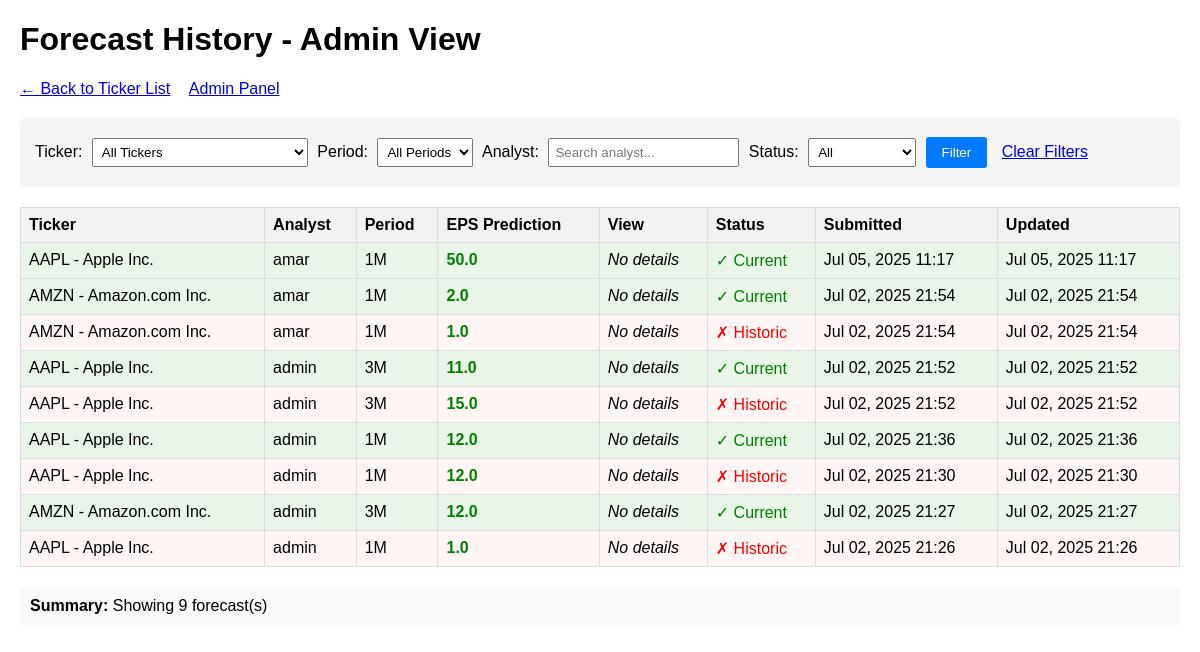
Screenshot of /forecast/history/ (signed in) with the database file from the repository.
### forecasts/models.py (models this page shows, shortened)
class Forecast(models.Model):
    PERIOD_CHOICES = [
        ("1M", "1 Month"),
        ("3M", "3 Months"),
        ("12M", "12 Months"),
    ]
    ticker = models.ForeignKey(Ticker, on_delete=models.CASCADE)
    analyst = models.ForeignKey(User, on_delete=models.CASCADE)
    period = models.CharField(max_length=3, choices=PERIOD_CHOICES)
    direction = models.FloatField(help_text="Predicted EPS (can be positive or negative)")
    view = models.TextField(blank=True)  # Optional detailed view
    is_current = models.BooleanField(default=True, help_text="Is this the latest forecast for this analyst/ticker/period?")
    submitted_at = models.DateTimeField(auto_now_add=True)
    updated_at = models.DateTimeField(auto_now=True)
    class Meta:
        ordering = ['-updated_at']

class Ticker(models.Model):
    ticker = models.CharField(max_length=10, unique=True)
    name = models.CharField(max_length=100)

### forecasts/views.py (the view)
# urls.py: path('forecast/history/', ForecastHistoryView.as_view(), name='forecast-history'),
class ForecastHistoryView(LoginRequiredMixin, UserPassesTestMixin, ListView):
    model = Forecast
    template_name = 'forecasts/forecast_history.html'
    context_object_name = 'forecasts'
    paginate_by = 20
    def test_func(self):
        return self.request.user.is_staff
    def get_queryset(self):
        queryset = Forecast.objects.all().select_related('ticker', 'analyst')
        ticker_id = self.request.GET.get('ticker')
        if ticker_id:
            queryset = queryset.filter(ticker_id=ticker_id)
        period = self.request.GET.get('period')
        if period:
            queryset = queryset.filter(period=period)
        analyst = self.request.GET.get('analyst')
        if analyst:
            queryset = queryset.filter(analyst__username__icontains=analyst)
        is_current = self.request.GET.get('is_current')
        if is_current in ['true', 'false']:
            queryset = queryset.filter(is_current=(is_current == 'true'))
        return queryset.order_by('-updated_at')
    def get_context_data(self, **kwargs):
        context = super().get_context_data(**kwargs)
        context['tickers'] = Ticker.objects.all()
        context['periods'] = ['1M', '3M', '12M']
        return context

### forecasts/templates/forecasts/forecast_history.html (shortened to what this page needs)
<!DOCTYPE html>
<html>
<head>
</head>
<body>
    <h1>Forecast History - Admin View</h1>
    <div class="nav-links">
        <a href="{% url 'ticker-list' %}">← Back to Ticker List</a>
        <a href="{% url 'admin:index' %}">Admin Panel</a>
    </div>
    <div class="filters">
        <form method="GET">
            <label>Ticker:</label>
            <select name="ticker">
                <option value="">All Tickers</option>
            </select>
            <label>Period:</label>
            <select name="period">
                <option value="">All Periods</option>
            </select>
            <label>Analyst:</label>
            <input type="text" name="analyst" placeholder="Search analyst..." value="{{ request.GET.analyst }}">
            <label>Status:</label>
            <select name="is_current">
                <option value="">All</option>
            </select>
            <button type="submit">Filter</button>
            <a href="{% url 'forecast-history' %}" style="margin-left: 10px;">Clear Filters</a>
        </form>
    </div>
    <table class="forecast-table">
        <thead>
            <tr>
                <th>Ticker</th>
                <th>Analyst</th>
                <th>Period</th>
                <th>EPS Prediction</th>
                <th>View</th>
                <th>Status</th>
                <th>Submitted</th>
                <th>Updated</th>
            </tr>
        </thead>
        <tbody>
            {% for forecast in forecasts %}
            <tr class="{% if forecast.is_current %}current{% else %}historic{% endif %}">
                <td>{{ forecast.ticker.ticker }} - {{ forecast.ticker.name }}</td>
                <td>{{ forecast.analyst.username }}</td>
                <td>{{ forecast.period }}</td>
                <td class="{% if forecast.direction > 0 %}positive{% else %}negative{% endif %}">
                    {{ forecast.direction }}
                </td>
                <td>
                    {% if forecast.view %}
                        <details>
                            <summary>View Details</summary>
                            <p>{{ forecast.view }}</p>
                        </details>
                    {% else %}
                        <em>No details</em>
                    {% endif %}
                </td>
                <td>
                    {% if forecast.is_current %}
                        <span style="color: green;">✓ Current</span>
                    {% else %}
                        <span style="color: red;">✗ Historic</span>
                    {% endif %}
                </td>
                <td>{{ forecast.submitted_at|date:"M d, Y H:i" }}</td>
                <td>{{ forecast.updated_at|date:"M d, Y H:i" }}</td>
            </tr>
            {% empty %}
            <tr>
                <td colspan="8" style="text-align: center; padding: 20px;">
                    <em>No forecasts found matching the criteria.</em>
                </td>
            </tr>
            {% endfor %}
        </tbody>
    </table>
    <div style="margin-top: 20px; padding: 10px; background: #f9f9f9; border-radius: 3px;">
        <strong>Summary:</strong> Showing {{ forecasts.count }} forecast(s)
    </div>
</body>
</html>

### forecasts/templates/forecasts/forecast_history.html (style rules this page uses)
body { font-family: Arial, sans-serif; margin: 20px; }
.filters { background: #f5f5f5; padding: 15px; margin-bottom: 20px; border-radius: 5px; }
.filters select, .filters input { margin: 5px; padding: 5px; }
.filters button { background: #007bff; color: white; padding: 8px 16px; border: none; border-radius: 3px; cursor: pointer; }
.forecast-table { width: 100%; border-collapse: collapse; margin-top: 20px; }
.forecast-table th, .forecast-table td { border: 1px solid #ddd; padding: 8px; text-align: left; }
.forecast-table th { background-color: #f2f2f2; }
.current { background-color: #e8f5e8; }
.historic { background-color: #fff5f5; }
.positive { color: green; font-weight: bold; }
.nav-links { margin-bottom: 20px; }
.nav-links a { margin-right: 15px; }

### rows the page displays
Forecast: ticker.ticker "AAPL", ticker.name "Apple Inc.", analyst.username "amar", period "1M", direction "50.0", view "No details", is_current "✓ Current", submitted_at "Jul 05, 2025 11:17", updated_at "Jul 05, 2025 11:17"
Forecast: ticker.ticker "AMZN", ticker.name "Amazon.com Inc.", analyst.username "amar", period "1M", direction "2.0", view "No details", is_current "✓ Current", submitted_at "Jul 02, 2025 21:54", updated_at "Jul 02, 2025 21:54"
Forecast: ticker.ticker "AMZN", ticker.name "Amazon.com Inc.", analyst.username "amar", period "1M", direction "1.0", view "No details", is_current "✗ Historic", submitted_at "Jul 02, 2025 21:54", updated_at "Jul 02, 2025 21:54"
Forecast: ticker.ticker "AAPL", ticker.name "Apple Inc.", analyst.username "admin", period "3M", direction "11.0", view "No details", is_current "✓ Current", submitted_at "Jul 02, 2025 21:52", updated_at "Jul 02, 2025 21:52"
Forecast: ticker.ticker "AAPL", ticker.name "Apple Inc.", analyst.username "admin", period "3M", direction "15.0", view "No details", is_current "✗ Historic", submitted_at "Jul 02, 2025 21:52", updated_at "Jul 02, 2025 21:52"
Forecast: ticker.ticker "AAPL", ticker.name "Apple Inc.", analyst.username "admin", period "1M", direction "12.0", view "No details", is_current "✓ Current", submitted_at "Jul 02, 2025 21:36", updated_at "Jul 02, 2025 21:36"
Forecast: ticker.ticker "AAPL", ticker.name "Apple Inc.", analyst.username "admin", period "1M", direction "12.0", view "No details", is_current "✗ Historic", submitted_at "Jul 02, 2025 21:30", updated_at "Jul 02, 2025 21:30"
Forecast: ticker.ticker "AMZN", ticker.name "Amazon.com Inc.", analyst.username "admin", period "3M", direction "12.0", view "No details", is_current "✓ Current", submitted_at "Jul 02, 2025 21:27", updated_at "Jul 02, 2025 21:27"
Forecast: ticker.ticker "AAPL", ticker.name "Apple Inc.", analyst.username "admin", period "1M", direction "1.0", view "No details", is_current "✗ Historic", submitted_at "Jul 02, 2025 21:26", updated_at "Jul 02, 2025 21:26"

### other values shown
{{ forecasts.count }} "9"
